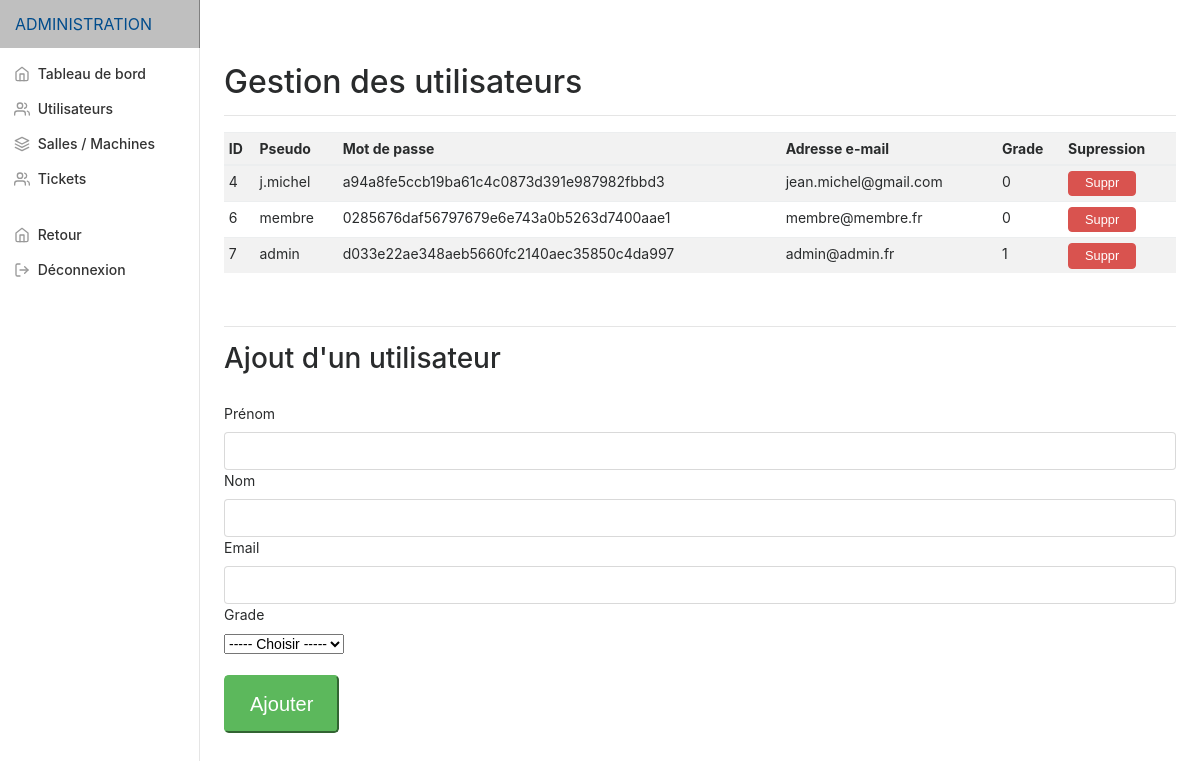
/utilisateurs.php (signed in), run on the app's committed database.
### tables this page shows
CREATE TABLE `utilisateurs` (
  `id_utilisateur` int(11) NOT NULL,
  `pseudo` varchar(255) DEFAULT NULL,
  `prenom_utilisateur` varchar(255) DEFAULT NULL,
  `nom_utilisateur` varchar(255) DEFAULT NULL,
  `mot_de_passe` char(255) DEFAULT NULL,
  `adresse_email` varchar(255) DEFAULT NULL,
  `code_postal` int(11) DEFAULT NULL,
  `rue` varchar(255) DEFAULT NULL,
  `pays` varchar(255) DEFAULT NULL,
  `administrateur` tinyint(1) NOT NULL DEFAULT '0'
);

### inc/bdd.php (called while the page is built, shortened)
<?php
try
{
	$bdd = new PDO('mysql:host=localhost;dbname=glpi;charset=utf8', 'root', '');
}
catch (Exception $e)
{
        die('<b>Il y a un probl&egrave;me sur notre site, revenez plus tard ! </b><br/><br/>' . $e->getMessage());
}
if(isset($_SESSION['id_utilisateur'])) {
   $getid = intval($_SESSION['id_utilisateur']);
   $req = $bdd->prepare('SELECT * FROM utilisateurs WHERE id_utilisateur = ?');
   $req->execute(array($getid));
}
?>

### utilisateurs.php (the view, shortened to what this page needs)
<?php include('inc/admin/header.php'); ?>
<?php
$req = $bdd->prepare('SELECT * FROM utilisateurs ');
$req->execute();
$result = $req->fetchAll();
?>
<main role="main" class="col-md-9 ml-sm-auto col-lg-10 pt-3 px-4">
  <div class="d-flex justify-content-between flex-wrap flex-md-nowrap align-items-center pb-2 mb-3 border-bottom">
    <h1 class="h2">Gestion des utilisateurs</h1>
  </div>
  <div class="table-responsive">
    <?php
    if($result) {
        echo '<table class="table table-striped table-sm responsive">';
            echo '<thread>';
            echo '<tr>';
            echo '<th>ID</th>';
            echo '<th>Pseudo</th>';
            echo '<th>Mot de passe</th>';
            echo '<th>Adresse e-mail</th>';
            echo '<th>Grade</th>' ;
            echo '<th>Supression</th>' ;
            echo '</tr>';
            echo '</thread>';
            echo '<tbody>';
        foreach($result as $row) {
            echo '<tr>';
            echo '<td>'.$row["id_utilisateur"].'</td>';
            echo '<td>'.$row["pseudo"].'</td>';
          echo '<td>'.$row["mot_de_passe"].'</td>';
            echo '<td>'.$row["adresse_email"].'</td>';
          echo '<td>'.$row["administrateur"].'</td>';
          echo '<td><a href="utilisateurs.php?top='. $row["id_utilisateur"].'"><button type="submit" class="btn btn-danger btnsuppr">Suppr</button></a></td>';
          echo '</tr>'."\n";
        }
    echo '</tbody>';
        echo '</table>'."\n";
    }
    else echo 'Pas d\'enregistrements dans cette table...';
    ?>
  </div>
<br>
<hr>
<h3> Ajout d'un utilisateur </h3>
<br>
<form method="post" action="#">
  <div>
    <label for="prenom">Prénom</label>
    <input type="text" name="prenom" class="form-control" id="prenom">
  </div>
  <div>
    <label for="nom">Nom</label>
    <input type="text" name="nom" class="form-control" id="nom">
  </div>
  <div>
    <label for="email">Email</label>
    <input type="email" name="email" class="form-control" id="email">
  </div>
<div>
  <label for="grade">Grade</label>
  <br>
  <select name="grade">
<option value=""> ----- Choisir ----- </option>
</select>
</div>
<br>
  <button type="submit" name="ajout" class="tn btn-lg btn-success buttonlogin">Ajouter</button>
</form>
</main>
<?php include('inc/admin/footer.php'); ?>

### assets/css/dashboard.css (style rules this page uses)
body { font-size: .875rem; }
.border-bottom { border-bottom: 1px solid #e5e5e5; }
.btnsuppr { font-size: 0.8rem; padding: 0.3em 1rem; }

### data on the page
utilisateurs: id_utilisateur "4", pseudo "j.michel", mot_de_passe "a94a8fe5ccb19ba61c4c0873d391e987982fbbd3", adresse_email "jean.michel@gmail.com", administrateur "0"
utilisateurs: id_utilisateur "6", pseudo "membre", mot_de_passe "0285676daf56797679e6e743a0b5263d7400aae1", adresse_email "membre@membre.fr", administrateur "0"
utilisateurs: id_utilisateur "7", pseudo "admin", mot_de_passe "d033e22ae348aeb5660fc2140aec35850c4da997", adresse_email "admin@admin.fr", administrateur "1"
